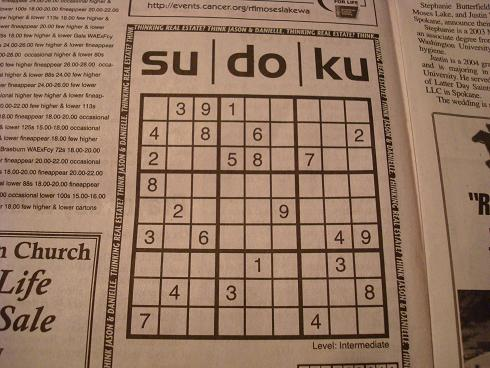
#> input picture Projects/Sudoku_Solver/assets/sudoku_test_paper.jpg, 490 x 368 px, found by its file name
$ python sudoku.py
#> lines starting #> are read from the running program, lines starting #| are printed output that depends on the picture
import cv2
import pytesseract
from pytesseract import Output
import numpy as np
from PIL import Image

from matplotlib import pyplot as plt

# https://pypi.org/project/pytesseract/
# https://github.com/bloomberg/scatteract/blob/master/tesseract.py

if __name__ == '__main__':

    #img = "/home/user/PycharmProjects/Python_Introduction/assets/sudoku_test.jpg"
    #img = "/home/user/PycharmProjects/Python_Introduction/assets/sudoku_test.svg.png"
    #img = "/home/user/PycharmProjects/Python_Introduction/assets/sudoku_test_lotsofgrey.jpg"
    img = "/home/user/PycharmProjects/Python_Introduction/assets/sudoku_test_paper.jpg"
        # import as greyscale
    img_cv = cv2.imread(img, cv2.IMREAD_GRAYSCALE)
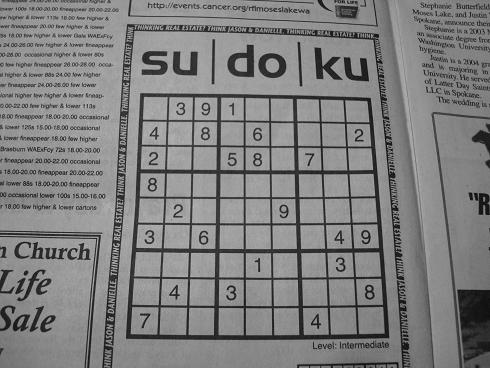
#> img_cv: shape (368, 490); min 0, max 196, mean 127.3
        # show image with "title"
    cv2.imshow("Example Sudoku", img_cv)

    # Processing image

    ## thresholding for sharpening
        # detecting edges, why 100, 200? learn thresholds
    edges = cv2.Canny(img_cv, 100, 200)
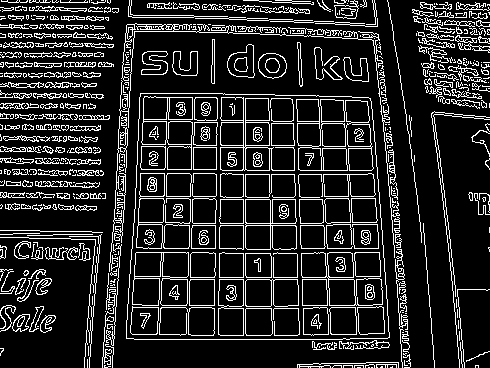
#> edges: shape (368, 490); 15.3% white in thin lines or dots

    ## erosion
        # Taking a matrix of size 3, 5 or 7 as the kernel
        # makes lines and chars in img fatter
        # possibly unreadable
        # often unreadable
    kernel = np.ones((5, 5), np.uint8)
    img_erosion = cv2.erode(img_cv, kernel, iterations=1)
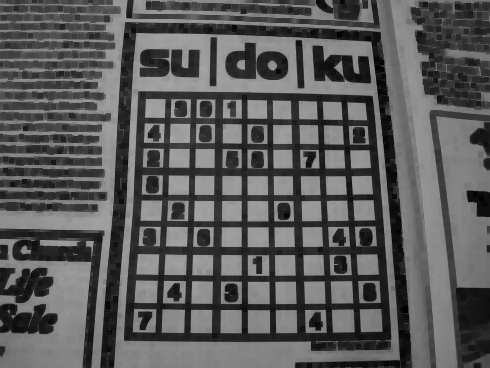
#> img_erosion: shape (368, 490); min 0, max 168, mean 90.2
    cv2.imshow('Erosion', img_erosion)

    # see if greyscale or edged greyscale is better

        # print img as data
    #print(pytesseract.image_to_data(img_cv))
        # show image for milliseconds. 0 means until user closes
    cv2.waitKey(0)
        # delete GUI window from screen and memory
    cv2.destroyAllWindows()
